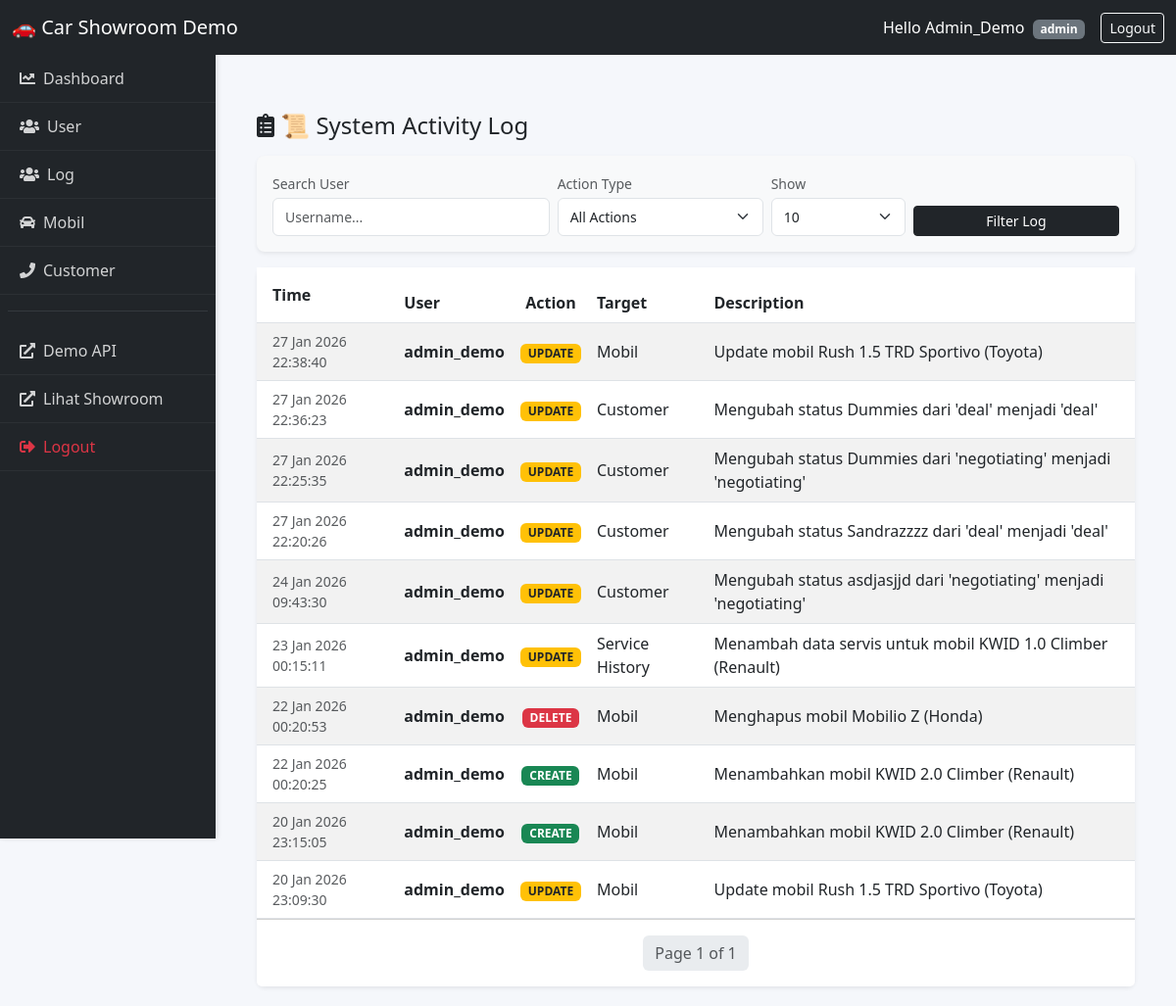
Screenshot of /demo/dashboard/logs/ (signed in) with the database file from the repository.
### users/models.py (models this page shows, shortened)
class User(AbstractUser):
    ROLE_CHOICES = (
        ("admin", "Admin"),
        ("salesperson", "Salesperson"),
        ("customer", "Customer"),
    )
    role = models.CharField(max_length=20, choices=ROLE_CHOICES, default="customer")

### activity_log/models.py (models this page shows, shortened)
class UserLog(models.Model):
    ACTION_CHOICES = [
        ('CREATE', 'Create Data'),
        ('UPDATE', 'Update Data'),
        ('DELETE', 'Delete Data'),
        ('LOGIN', 'Login System'),
        ('LOGOUT', 'Logout System'),
    ]
    user = models.ForeignKey(User, on_delete=models.SET_NULL, null=True)
    action = models.CharField(max_length=20, choices=ACTION_CHOICES)
    target_model = models.CharField(max_length=50) # Misal: "Mobil", "Customer"
    description = models.TextField() # Detail : "Menambahkan mobil Honda Jazz"
    timestamp = models.DateTimeField(auto_now_add=True) # Otomatis isi waktu sekarang

### activity_log/views.py (the view)
# urls.py: path('dashboard/logs/', dashboard_log, name='dashboard_log_list'),
@login_required
def dashboard_log(request):
    if request.user.role != 'admin':
        return redirect('demo_dashboard')
    logs_data = UserLog.objects.select_related('user').all().order_by('-id')
    search_user = request.GET.get('q')
    if search_user:
        logs_data = logs_data.filter(user__username__icontains=search_user)
    selected_action = request.GET.get('action')
    if selected_action:
        logs_data = logs_data.filter(action__iexact=selected_action)
    items_per_page = request.GET.get('paginate_by', 10) # Defautl 10
    try :
        items_per_page = int(items_per_page)
    except ValueError:
        items_per_page = 10
    paginator = Paginator(logs_data, items_per_page)
    page_number = request.GET.get('page')
    page_obj = paginator.get_page(page_number)
    action_list = ['CREATE',
                   'UPDATE',
                   'DELETE',
                   'LOGIN',
                   'LOGOUT']
    context = {
        'logs' : page_obj,
        'items_per_page' : items_per_page,
        'search_user' : search_user,
        'selected_action' : selected_action,
        'action_list' : action_list
    }
    return render(request, 'activity_log.html', context)

### activity_log/templates/activity_log.html (shortened to what this page needs)
{% extends 'demo/base.html' %}
{% block content %}
<div class="container-fluid mt-4">
    <div class="d-flex justify-content-between align-items-center mb-3">
        <h4 class="m-0 text-dark"><i class="fas fa-clipboard-list"></i> 📜 System Activity Log</h4>
    </div>
    <div class="card shadow-sm border-0 mb-3 bg-light">
        <div class="card-body py-3">
            <form method="get" class="row g-2 align-items-end">
                <div class="col-md-4">
                    <label class="form-label small text-muted mb-1">Search User</label>
                    <input type="text" name="q" class="form-control form-control-sm" placeholder="Username..." value="{{ search_user|default:'' }}">
                </div>
                <div class="col-md-3">
                    <label class="form-label small text-muted mb-1">Action Type</label>
                    <select name="action" class="form-select form-select-sm">
                        <option value="">All Actions</option>
                    </select>
                </div>
                <div class="col-md-2">
                    <label class="form-label small text-muted mb-1">Show</label>
                    <select name="paginate_by" class="form-select form-select-sm">
                        <option value="10" {% if items_per_page == 10 %}selected{% endif %}>10</option>
                    </select>
                </div>
                <div class="col-md-3">
                    <button type="submit" class="btn btn-dark btn-sm w-100">Filter Log</button>
                </div>
            </form>
        </div>
    </div>
    <div class="card shadow-sm border-0">
        <div class="table-responsive">
            <table class="table table-hover table-striped align-middle mb-0">
                <thead class="bg-dark text-white">
                    <tr>
                        <th class="py-3 ps-3">Time</th>
                        <th>User</th>
                        <th class="text-center">Action</th>
                        <th>Target</th>
                        <th>Description</th>
                    </tr>
                </thead>
                <tbody>
                    {% for log in logs %}
                    <tr>
                        <td class="ps-3 text-muted small">{{ log.timestamp|date:"d M Y H:i:s" }}</td>
                        <td class="fw-bold">{{ log.user.username }}</td>
                        <td class="text-center">
                            {% if log.action == 'CREATE' %}
                                <span class="badge bg-success">CREATE</span>
                            {% elif log.action == 'UPDATE' %}
                                <span class="badge bg-warning text-dark">UPDATE</span>
                            {% elif log.action == 'DELETE' %}
                                <span class="badge bg-danger">DELETE</span>
                            {% else %}
                                <span class="badge bg-secondary">{{ log.action }}</span>
                            {% endif %}
                        </td>
                        <td>{{ log.target_model }}</td>
                        <td>{{ log.description }}</td>
                    </tr>
                    {% empty %}
                    <tr>
                        <td colspan="5" class="text-center py-4 text-muted">Belum ada aktivitas tercatat.</td>
                    </tr>
                    {% endfor %}
                </tbody>
            </table>
        </div>
        <div class="card-footer bg-white py-3">
             <nav aria-label="Page navigation">
                <ul class="pagination justify-content-center m-0">
                    <li class="page-item disabled"><span class="page-link border-0">Page {{ logs.number }} of {{ logs.paginator.num_pages }}</span></li>
                </ul>
            </nav>
        </div>
    </div>
</div>
{% endblock %}

### demo/templates/demo/base.html (shortened to what this page needs)
{% load static %}
<!DOCTYPE html>
<html lang="en">
    <head>
        <link rel="stylesheet" href="https://cdn.jsdelivr.net/npm/bootstrap@5.3.0/dist/css/bootstrap.min.css" />
        <link rel="stylesheet" href="https://cdnjs.cloudflare.com/ajax/libs/font-awesome/5.15.4/css/all.min.css">
        <link rel="stylesheet" href="{% static 'demo/css/base_style.css' %}?v=5"/>
    </head>
    <body class="{% if not user.is_authenticated %}no-sidebar{% endif %}">
        <nav class="navbar navbar-expand-lg navbar-dark bg-dark fixed-top">
            <div class="container-fluid">
                <a class="navbar-brand" href="#">🚗 Car Showroom Demo</a>
                <div class="d-flex">
                    {% if user.is_authenticated %}
                    <span class="text-white me-3 align-self-center">
                        Hello {{ request.user.username|title }}
                        <span class="badge bg-secondary ms-1">{{ request.user.role }}</span>
                    </span>
                    <a href="/demo/logout/" class="btn btn-outline-light btn-sm">Logout</a>
                    {% endif %}
                </div>
            </div>
        </nav>
        {% if user.is_authenticated %}
            <div class="sidebar">
                {% if request.user.role == 'admin' %}
                    <a href="{% url 'demo_dashboard' %}"><i class="fas fa-chart-line me-2"></i>Dashboard</a>
                    <a href="{% url 'demo_userlist_dashboard' %}"><i class="fas fa-users me-2"></i>User</a>
                    <a href="{% url 'dashboard_log_list' %}"><i class="fas fa-users me-2"></i>Log</a>
                {% endif %}
                {% if request.user.role == 'admin' or request.user.role == 'sales' %}
                    <a href="{% url 'demo_carlist_dashboard' %}"><i class="fas fa-car me-2"></i>Mobil</a>
                    <a href="{% url 'demo_customer_list_dashboard' %}"><i class="fas fa-phone me-2"></i>Customer</a>
                {% endif %}
                <hr class="border-secondary mx-2">
                <a href="{% url 'demo_api' %}"><i class="fas fa-external-link-alt me-2"></i>Demo API</a>
                <a href="{% url 'carList' %}"><i class="fas fa-external-link-alt me-2"></i>Lihat Showroom</a>
                <a href="{% url 'logout' %}" class="text-danger"><i class="fas fa-sign-out-alt me-2"></i>Logout</a>
            </div>
        {% endif %}
        <div class="main-container">
            {% block content %}{% endblock %}
        </div>
    </body>
</html>

### demo/static/demo/css/base_style.css (style rules this page uses)
body { min-height: 100vh; display: flex; background-color: #f5f7fb; font-family: 'Segoe UI', Tahoma, Geneva, Verdana, sans-serif; }
.sidebar { width: 220px; background: #212529; color: white; margin-top: 56px; position: fixed; height: 100vh; overflow-y: auto; z-index: 1000; box-shadow: 2px 0 5px rgba(0,0,0,0.1); }
.sidebar a { color: rgba(255,255,255,0.8); text-decoration: none; display: block; padding: 12px 20px; border-bottom: 1px solid rgba(255,255,255,0.05); transition: all 0.3s; }
.main-container { margin-top: 70px; margin-left: 220px; flex: 1; width: 100%; padding: 20px 30px; }
.card { border: none; border-radius: 8px; box-shadow: 0 2px 8px rgba(0,0,0,0.05); }
.form-control, .form-select { border-radius: 6px; border: 1px solid #dfe3e7; padding: 8px 12px; }

### rows the page displays
User: user.username "Admin_Demo", user.role "admin"
UserLog: timestamp "27 Jan 2026 22:38:40", user.username "admin_demo", action "UPDATE", target_model "Mobil", description "Update mobil Rush 1.5 TRD Sportivo (Toyota)"
UserLog: timestamp "27 Jan 2026 22:36:23", user.username "admin_demo", action "UPDATE", target_model "Customer", description "Mengubah status Dummies dari 'deal' menjadi 'deal'"
UserLog: timestamp "27 Jan 2026 22:25:35", user.username "admin_demo", action "UPDATE", target_model "Customer", description "Mengubah status Dummies dari 'negotiating' menjadi 'negotiating'"
UserLog: timestamp "27 Jan 2026 22:20:26", user.username "admin_demo", action "UPDATE", target_model "Customer", description "Mengubah status Sandrazzzz dari 'deal' menjadi 'deal'"
UserLog: timestamp "24 Jan 2026 09:43:30", user.username "admin_demo", action "UPDATE", target_model "Customer", description "Mengubah status asdjasjjd dari 'negotiating' menjadi 'negotiating'"
UserLog: timestamp "23 Jan 2026 00:15:11", user.username "admin_demo", action "UPDATE", target_model "Service History", description "Menambah data servis untuk mobil KWID 1.0 Climber (Renault)"
UserLog: timestamp "22 Jan 2026 00:20:53", user.username "admin_demo", action "DELETE", target_model "Mobil", description "Menghapus mobil Mobilio Z (Honda)"
UserLog: timestamp "22 Jan 2026 00:20:25", user.username "admin_demo", action "CREATE", target_model "Mobil", description "Menambahkan mobil KWID 2.0 Climber (Renault)"
UserLog: timestamp "20 Jan 2026 23:15:05", user.username "admin_demo", action "CREATE", target_model "Mobil", description "Menambahkan mobil KWID 2.0 Climber (Renault)"
UserLog: timestamp "20 Jan 2026 23:09:30", user.username "admin_demo", action "UPDATE", target_model "Mobil", description "Update mobil Rush 1.5 TRD Sportivo (Toyota)"

### other values shown
{{ logs.number }} "1"
{{ logs.paginator.num_pages }} "1"
